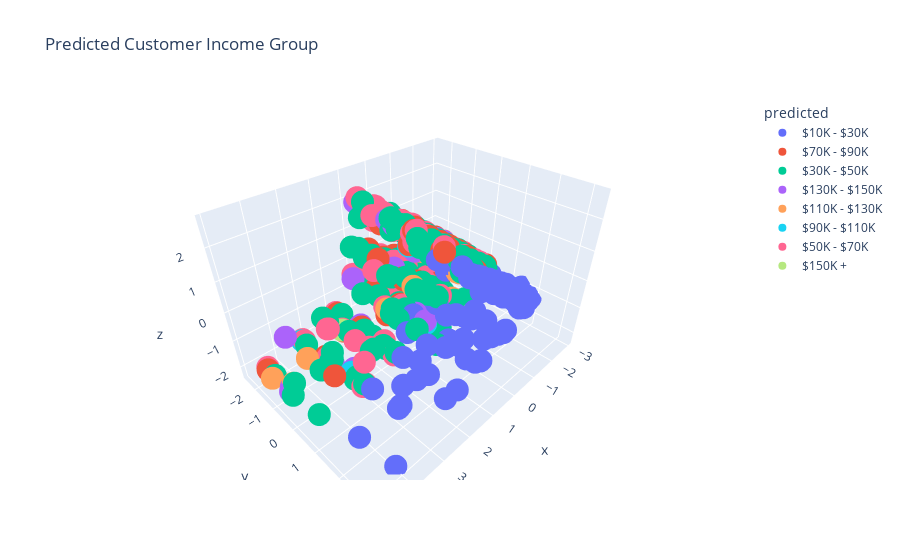

This figure's notebook cell:
### Code cell
px.scatter_3d(data_frame= knnResult3DSample, x = 'x', y = 'y', z = 'z', color= 'predicted', title = 'Predicted Customer Income Group')
